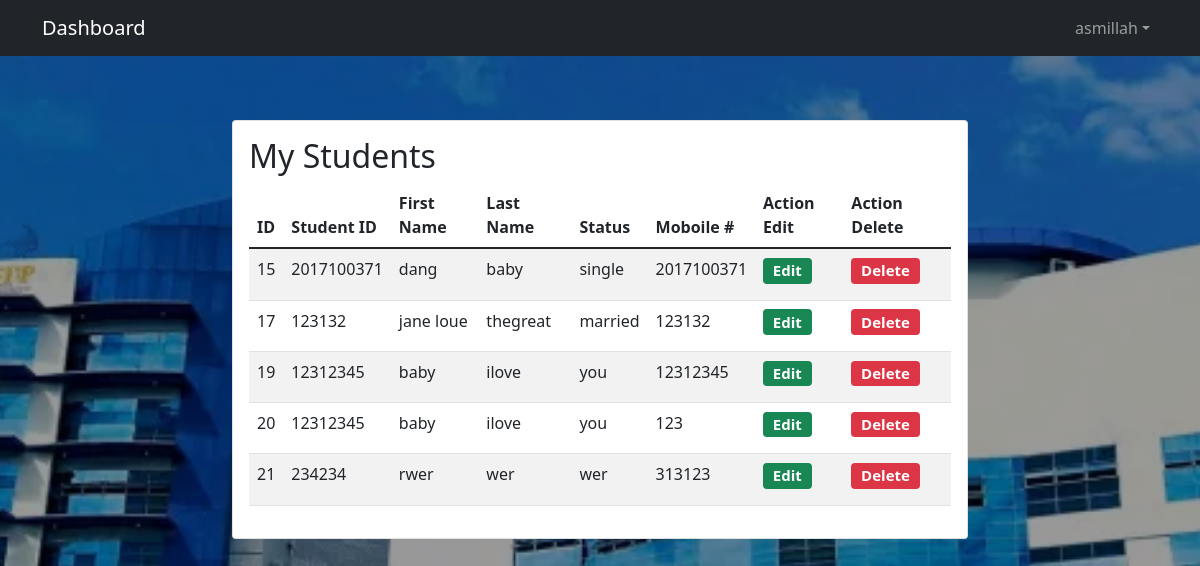
Page /manage/ (signed in) on the committed database.
### base/models.py (models this page shows, shortened)
class Student(models.Model):
    Lecturer=models.ForeignKey(User,on_delete=models.CASCADE)
    studentid=models.IntegerField()
    firstname=models.CharField(max_length=200)
    lastname=models.CharField(max_length=200)
    ustatus=models.CharField(max_length=200)
    mobilenum=models.IntegerField()

### base/views.py (the view)
# urls.py: path('manage/', views.managerec,name="manage"),
@login_required(login_url='loginpage')
def managerec(request):
    obj=Student.objects.filter(Lecturer=request.user)
    context={
        'obj':obj
    }
    return render(request,"base/manage.html",context)

### base/templates/base/manage.html
{% extends 'main.html' %}
{% block content %}
<div class="container mt-10">
    <div class="row pt-3">
        <div class="col-sm-2"></div>
        <div class="col-sm-8 mt-5">
            <div class="card">
                <div class="card-body overflow-auto">
                    <h2>My Students</h2>
                <table class="table table-striped  " style="overflow-x: scroll !important;">
                    <thead>
                    <tr>
                        <th>ID</th>
                        <th>Student ID</th>
                        <th>First Name</th>
                        <th>Last Name</th>
                        <th>Status</th>
                        <th>Moboile #</th>
                        <th>Action Edit</th>
                        <th>Action Delete</th>
                    </tr>
                    </thead>
                    <tbody>
                        {% for x in obj %}
                    <tr>
                        <td>{{ x.id }}</td>
                        <td>{{ x.studentid }}</td>
                        <td>{{ x.firstname }}</td>
                        <td>{{ x.lastname }}</td>
                        <td>{{ x.ustatus }}</td>
                        <td>{{ x.mobilenum }}</td>
                        <td><a href="{% url 'studentedit' x.id %}"><h5><span class="badge bg-success">Edit</span></h5></a></td>
                        <td><a href="{% url 'studentdel' x.id %}"><h5><span class="badge bg-danger">Delete</span></h5></a></td>
                    </tr>
                    {% endfor %}
                   </tbody>
                </table>
                </div>
            </div>
        </div>
        <div class="col-sm-2">
        </div>
    </div>
</div>
{% endblock content %}

### templates/navbar.html (shortened to what this page needs)
<nav class="navbar navbar-expand-sm bg-dark navbar-dark justify-content-end">
    <div class="container">
      {% if request.user.is_authenticated %}
      <a class="navbar-brand" href="{% url 'home' %}">Dashboard</a>
      {% else %}
      <a class="navbar-brand" href="#">User Authentication</a>
      {% endif %}
      <div class="collapse navbar-collapse" id="collapsibleNavbar">
        {% if request.user.is_authenticated %}
        <ul class="navbar-nav ms-auto">
          <li class="nav-item dropdown">
            <a class="nav-link dropdown-toggle" href="#" role="button" data-bs-toggle="dropdown">{{ request.user }}</a>
          </li>
        </ul>
        {% endif %}
      </div>
    </div>
  </nav>

### static/css/mystyle.css (style rules this page uses)
body { margin:0px; padding:0px; width: 100%; }

### rows in the picture
Student: id "15", studentid "2017100371", firstname "dang", lastname "baby", ustatus "single", mobilenum "2017100371"
Student: id "17", studentid "123132", firstname "jane loue", lastname "thegreat", ustatus "married", mobilenum "123132"
Student: id "19", studentid "12312345", firstname "baby", lastname "ilove", ustatus "you", mobilenum "12312345"
Student: id "20", studentid "12312345", firstname "baby", lastname "ilove", ustatus "you", mobilenum "123"
Student: id "21", studentid "234234", firstname "rwer", lastname "wer", ustatus "wer", mobilenum "313123"

### other values in the picture
{{ request.user }} "asmillah"
